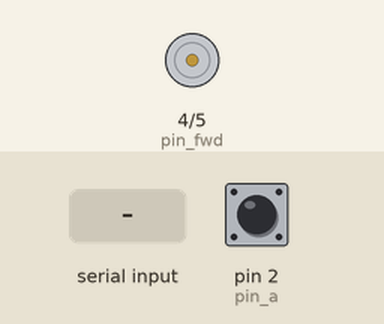
Bench run of a sketch on a simulated Arduino Uno, built with avr-gcc and run on an emulated ATmega328P. Parts: motor-driver pin pairs drawn as motors (green arrow = first pin HIGH = forward, orange = second pin HIGH = backward, longer = more drive, scaled by the enable pin). The inputs (shaded band) are chosen by the test bench; at power-on: pin 2 (pin_a) HIGH. What the sketch prints to the serial monitor is not drawn.

Above: at 1.6 s.
1.7 s: "90,45,200\n" received over Serial
At 4.2 s:
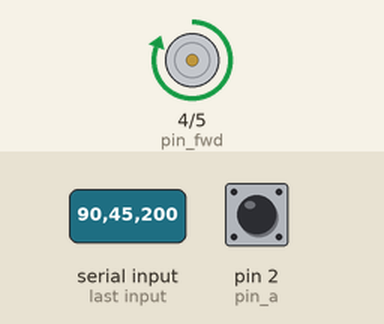
Timing chart, 0 to 5.7 s (numbered marks = the images above; inputs shaded):
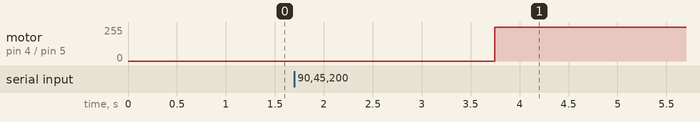

Measured:
- after the input at 1.7 s, motor on pin 4 (pin_fwd) / pin 5 (pin_bwd): stopped → forward 255/255 after 2.0 s

The sketch:

Arduino_PID_Controller.ino
```cpp
// (licence header left out)
//PIN configurations
const byte pin_a = 2;   // Encoder A
const byte pin_b = 3;   // Encoder B
const byte pin_fwd = 4; // IN1 of the Motor Driver, enables forward motor
const byte pin_bwd = 5; // IN2 of the Motor Driver, enables backward motor
const byte pin_pwm = 6; // ENA of the Motor Driver, motor speed pin

//PID algorithm variables
float target_speed = 0.0;
float current_speed = 0.0;

float p_value = 0.0;
float i_value = 0.0;
float d_value = 0.0;

float p_correction = 0.0;
float i_correction = 0.0;
float d_correction = 0.0;

float error = 0.0;
float lastError = 0.0;
float final_correction = 0.0;

float accumulative_error = 0.0;
float slope = 0.0;

//Other parameters
short int pulse = 0;
bool motor_check = false;
bool motor_start = false;


void setup()
{
  //Start serial port using 19200 baud rate - must match with Matlab code
  Serial.begin(19200);
  delay(100);

  //Input Pins
  pinMode(pin_a, INPUT_PULLUP);
  pinMode(pin_b, INPUT_PULLUP);
  delay(100);

  //Output Pins
  pinMode(pin_fwd, OUTPUT);
  pinMode(pin_bwd, OUTPUT);
  pinMode(pin_pwm, OUTPUT);
  delay(100);

  //Attach Interupt
  attachInterrupt(digitalPinToInterrupt(pin_a), set_point, RISING);
  delay(100);

  //Optimize timing speed
  noInterrupts();
  TCCR1A = 0;
  TCCR1B = 0;
  TCNT1 = 59000; //for 0.1 sec

  TCCR1B |= (1 << CS12);
  TIMSK1 |= (1 << TOIE1);
  interrupts();

  //Initialize Motor speed and Position
  analogWrite(pin_pwm, 0);
  digitalWrite(pin_fwd, 0);
  digitalWrite(pin_bwd, 0);

}

void loop() {
  // Motor check will come from Matlab (SEND)

  if (motor_check == true) {
    digitalWrite(pin_fwd, HIGH);     //run motor run forward
    digitalWrite(pin_bwd, LOW);
    motor_start = true;
  }
  else if (motor_check == false) {
    digitalWrite(pin_fwd, LOW);
    digitalWrite(pin_bwd, LOW);     //stop motor
    motor_start = false;
  }

}

// Optimization
ISR(TIMER1_OVF_vect)
{
  TCNT1 = 59000; //for 0.1 sec
  current_speed = (pulse); //current speed
  pulse = 0;

  //print out speed
  if (Serial.available() <= 0)
  {
    Serial.println(current_speed);
  }

  //PID algorithm starts here
  if (motor_start)
  {
    //Calculate current error..
    error = target_speed - current_speed;

    //P Correction..
    p_correction = p_value * error;

    //I Correction..
    accumulative_error += error;
    i_correction = i_value * accumulative_error;

    //D Correction..
    slope = error - lastError;
    d_correction = d_value * slope;
    lastError = error;

    //Final correction
    final_correction = p_correction + i_correction + d_correction;

    //Fixes
    if (accumulative_error > 1000) accumulative_error = 1000;
    if (accumulative_error < -1000) accumulative_error = -1000;
  }

  //If motor = stop, reset values
  else
  {
    error = 0.0;
    lastError = 0.0;
    accumulative_error = 0.0;
    final_correction = 0.0;
  }

  //Update the speed
  if (final_correction <= 255 && final_correction > 0)
  {
    analogWrite(pin_pwm, final_correction); //set motor speed
  }
  else if (final_correction > 255)
  {
    analogWrite(pin_pwm, 255); //set max speed
  }
  else if (final_correction < 0)
  {
    analogWrite(pin_pwm, 0); //set to 0
  }

}

void set_point()
{
  pulse = pulse + 1; // Pulse per loop
}

//Event for receiving Serial data from Matlab GUI
void serialEvent()
{

  /*
    Received data sample: 1,100,0.18,0.36,0.00225

    1st number = motor start , 1 if start, 0 if stop
    2nd number = motor speed
    3rd number = Kp
    4th number = Ki
    5th number = Kd

  */

  motor_check = Serial.parseInt(); // variable if start or stop
  target_speed = Serial.parseInt(); // target speed set from Matlab GUI
  p_value = Serial.parseFloat(); // P value from Matlab GUI
  i_value = Serial.parseFloat(); // I value from Matlab GUI
  d_value = Serial.parseFloat();// D value from Matlab GUI
}
```
